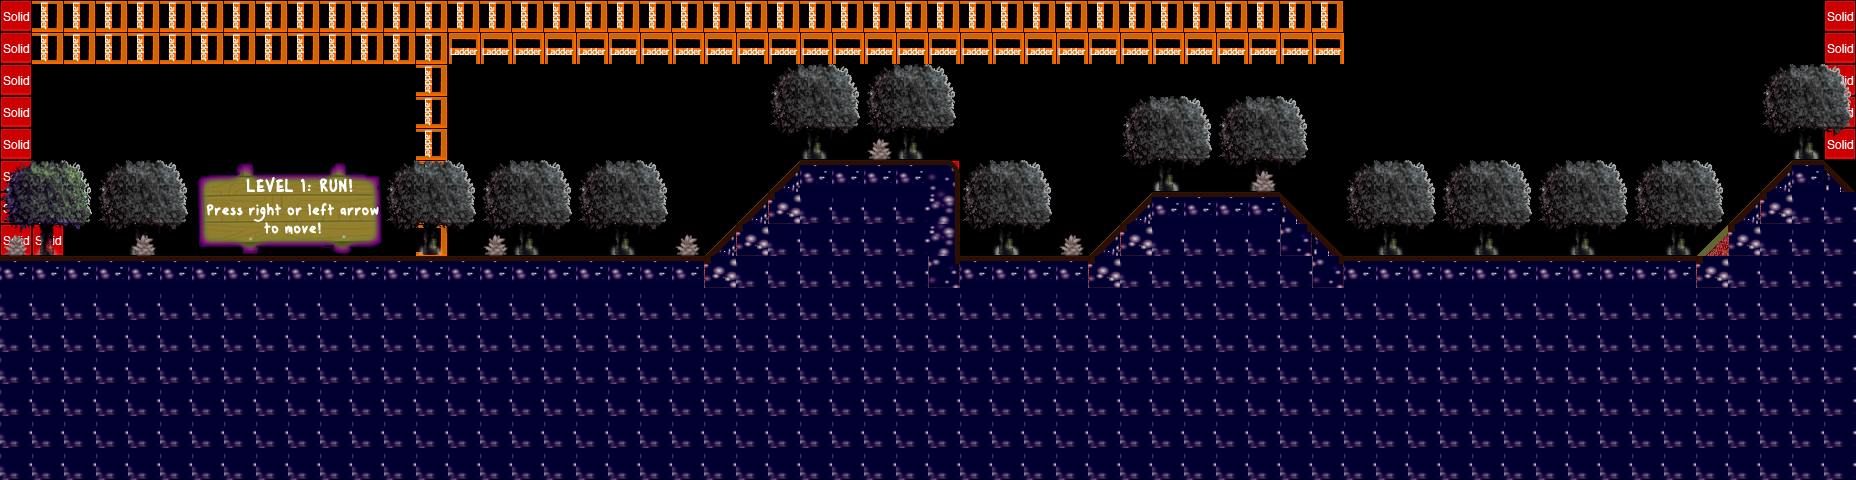

A level layout from a 2D game, rendered from its tile map. Below: a short description, then the map file with tile-grid data replaced by summaries:
An orthogonal 58x15 tile map with 32x32 px tiles, 11 tile layers (parallax_5, parallax_4, parallax_3, parallax_2, ...), 2 tilesets and 7 objects (4x coinEntity, me.LevelEntity, mainPlayer, foregroundEntity).

<map version="1.0" orientation="orthogonal" width="58" height="15" tilewidth="32" tileheight="32">
 <tileset firstgid="1" name="tileset-platformer" tilewidth="32" tileheight="32">
  <image source="../images/tileset-platformer.png" width="192" height="1280" />
 </tileset>
 <tileset firstgid="241" name="meta" tilewidth="32" tileheight="32">
  <image source="../images/metatiles32x32.png" width="160" height="32" />
  <tile id="0">
   <properties>
    <property name="type" value="solid" />
   </properties>
  </tile>
  <tile id="1">
   <properties>
    <property name="type" value="platform" />
   </properties>
  </tile>
  <tile id="2">
   <properties>
    <property name="type" value="lslope" />
   </properties>
  </tile>
  <tile id="3">
   <properties>
    <property name="type" value="rslope" />
   </properties>
  </tile>
  <tile id="4">
   <properties>
    <property name="type" value="ladder" />
   </properties>
  </tile>
 </tileset>
 <objectgroup color="#ffaa7f" name="levelcomplete" width="58" height="15">
  <object name="me.LevelEntity" x="1792" y="128" width="32" height="36">
   <properties>
    <property name="fadeOut" value="#000000" />
    <property name="to" value="fase2" />
   </properties>
  </object>
 </objectgroup>
 <layer name="parallax_5" width="58" height="15">
  <properties>
   <property name="imagesrc" value="pl05" />
  </properties>
  <data>[870 cells, 0 non-empty, 0 distinct tile ids]</data>
 </layer>
 <layer name="parallax_4" width="58" height="15">
  <properties>
   <property name="imagesrc" value="pl04" />
  </properties>
  <data>[870 cells, 0 non-empty, 0 distinct tile ids]</data>
 </layer>
 <layer name="parallax_3" width="58" height="15">
  <properties>
   <property name="imagesrc" value="pl03" />
  </properties>
  <data>[870 cells, 0 non-empty, 0 distinct tile ids]</data>
 </layer>
 <layer name="parallax_2" width="58" height="15">
  <properties>
   <property name="imagesrc" value="pl02" />
  </properties>
  <data>[870 cells, 0 non-empty, 0 distinct tile ids]</data>
 </layer>
 <layer name="collision_s" width="58" height="15">
  <data>[870 cells, 77 non-empty, 3 distinct tile ids]</data>
 </layer>
 <layer name="collision_f" width="58" height="15">
  <data>[870 cells, 167 non-empty, 4 distinct tile ids]</data>
 </layer>
 <layer name="b_s" width="58" height="15">
  <data>[870 cells, 471 non-empty, 24 distinct tile ids]</data>
 </layer>
 <layer name="f_s" width="58" height="15">
  <data>[870 cells, 136 non-empty, 9 distinct tile ids]</data>
 </layer>
 <layer name="b_f" width="58" height="15">
  <data>[870 cells, 596 non-empty, 35 distinct tile ids]</data>
 </layer>
 <objectgroup color="#00ff00" name="playerlayer" width="58" height="15">
  <object name="mainPlayer" x="64" y="224" width="33" height="35">
   <properties>
    <property name="spritewidth" value="64" />
   </properties>
  </object>
 </objectgroup>
 <layer name="f_f" width="58" height="15">
  <data>[870 cells, 34 non-empty, 10 distinct tile ids]</data>
 </layer>
 <layer name="parallax" width="58" height="15">
  <properties>
   <property name="imagesrc" value="pl01" />
  </properties>
  <data>[870 cells, 0 non-empty, 0 distinct tile ids]</data>
 </layer>
 <objectgroup name="foreground" width="58" height="15">
  <object name="foregroundEntity" x="3" y="456" width="1856" height="32">
   <properties>
    <property name="image" value="frente" />
   </properties>
  </object>
 </objectgroup>
 <objectgroup color="#ff0000" name="monster" width="58" height="15" />
 <objectgroup color="#ffff00" name="coin" width="58" height="15">
  <object name="coinEntity" x="160" y="0" width="33" height="28">
   <properties>
    <property name="image" value="spinning_coin_gold" />
    <property name="spritewidth" value="32" />
   </properties>
  </object>
  <object name="coinEntity" x="416" y="224" width="33" height="28">
   <properties>
    <property name="image" value="spinning_coin_gold" />
    <property name="spritewidth" value="32" />
   </properties>
  </object>
  <object name="coinEntity" x="192" y="0" width="33" height="28">
   <properties>
    <property name="image" value="spinning_coin_gold" />
    <property name="spritewidth" value="32" />
   </properties>
  </object>
  <object name="coinEntity" x="1248" y="0" width="33" height="28">
   <properties>
    <property name="image" value="spinning_coin_gold" />
    <property name="spritewidth" value="32" />
   </properties>
  </object>
 </objectgroup>
</map>
